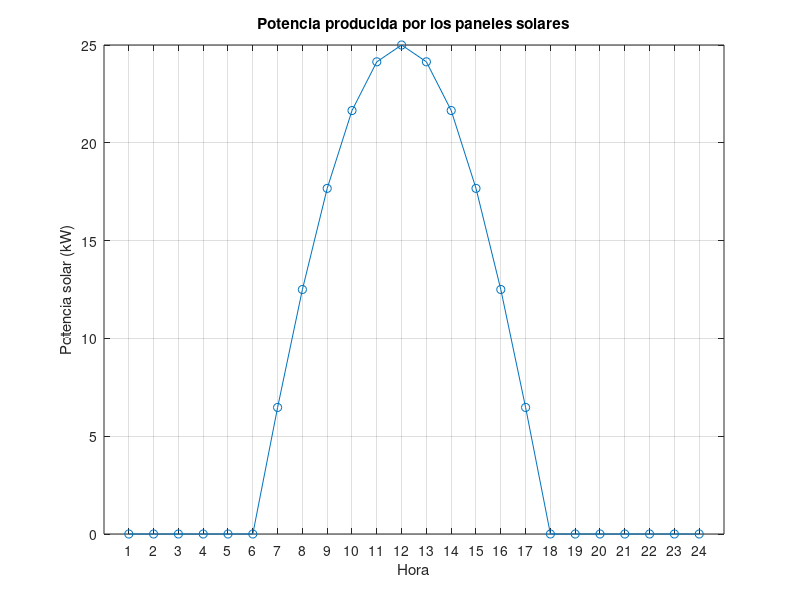
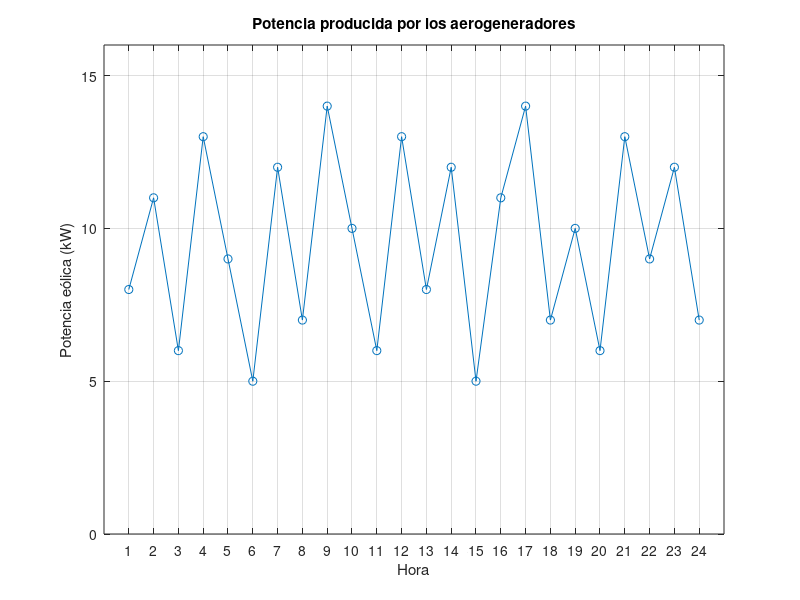
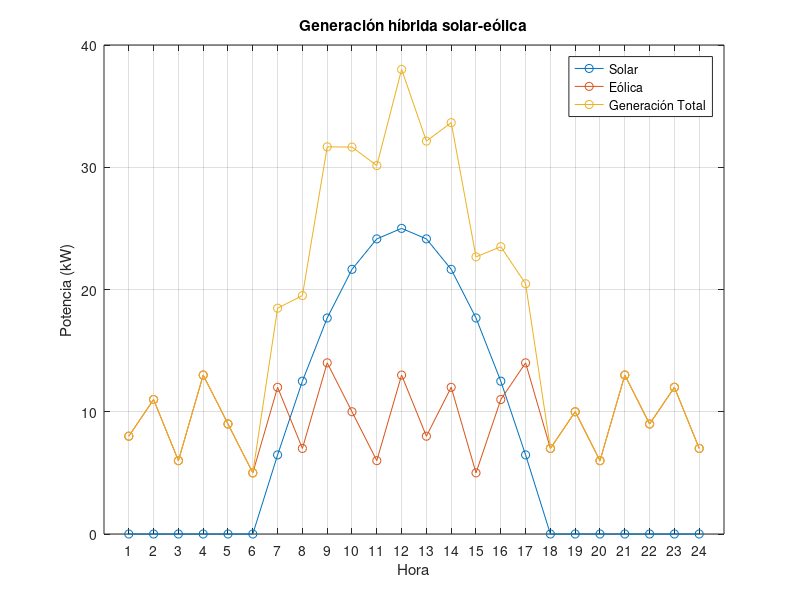
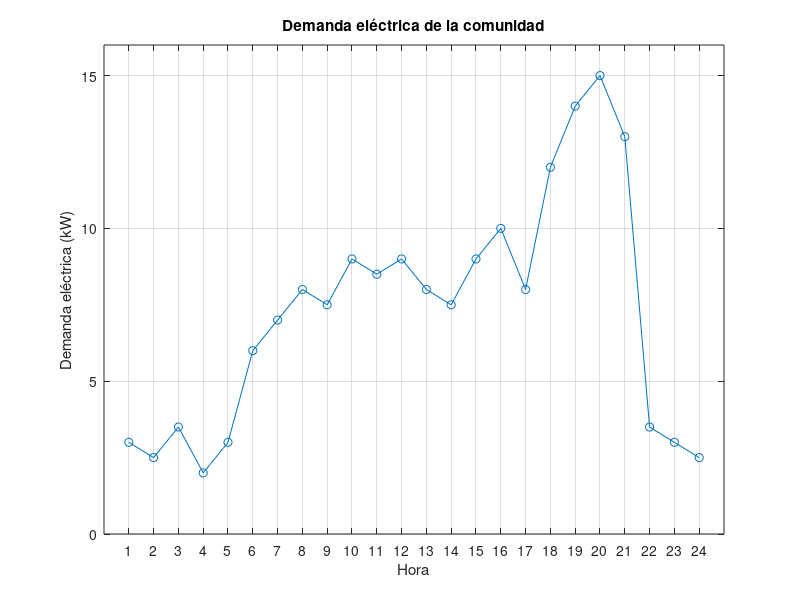

Reproduce these figures in MATLAB, in order.
%Horas de funcionamiento y uso del Sistema
Horas = 1:24;
% Potencia solar generada en funcion de horas del sistema
P_solar = [0 0 0 0 0 0 6.47 12.5 17.67 21.65 24.14 25 24.14 21.65 17.67 12.5 6.47 0 0 0 0 0 0 0];
% Potencia eolica generada en funcion de horas del sistema
P_eolica = [8 11 6 13 9 5 12 7 14 10 6 13 8 12 5 11 14 7 10 6 13 9 12 7];
%Potencia total del sistema (solar + eolica)
P_total = P_solar + P_eolica;

P_demanda = [3 2.5 3.5 2 3 ...      % Horas 1-5
    6 7 8 7.5 9 8.5 ...   % Horas 6-11
    9 8 7.5 9 10 8 ...    % Horas 12-17
    12 14 15 13 ...       % Horas 18-21
    3.5 3 2.5];           % Horas 22-24

figure;
%Crea la ventana para mostrar la grafica de la potencia solar
plot(Horas, P_solar, '-o');
%Dibujar el gráfico de la potencia solar con las horas en el eje x, la
%potencia en el eje "y" con linea continua (-) y circulos como las marcas
%de la gráfica (o)
xlabel('Hora');
%Etiqueta del eje x
ylabel('Potencia solar (kW)');
%Etiqueta del eje y
title('Potencia producida por los paneles solares');
%Titulo del gráfico
xticks(1:24);
%Establece las marcas en el eje x de 1 hasta 24
grid on;
%Activa la rejilla de la gráfica

figure;
%Crea la ventana para mostrar la grafica de la potencia eolica
plot(Horas, P_eolica, '-o');
%Dibujar el gráfico de la potencia eolica con las horas en el eje x, la
%potencia en el eje "y" con linea continua (-) y circulos como las marcas
%de la gráfica (o)
xlabel('Hora');
%Etiqueta del eje x
ylabel('Potencia eólica (kW)');
%Etiqueta del eje y
title('Potencia producida por los aerogeneradores');
%Titulo de la gráfica
xticks(1:24);
%Establece las marcas en el eje x de 1 hasta 24
ylim([0 16]);
%Limita de 0 a 16 los valores del eje y
grid on;
%Activa las rejilla del la gráfica


figure;
%Crea la ventana para mostrar la grafica de la potencia solar + eolica
plot(Horas, P_solar, '-o');
%Traza en el gráfico la potencia solar con sus horas
hold on;
%Le dice a matlab que conserve lo que ya está dibujado y no lo borre
plot(Horas, P_eolica, '-o');
%Traza en el gráfico la potencia eolica con sus horas
plot(Horas, P_total, '-o');
%Traza en el gráfico la potencia solar + eolica
xlabel('Hora');
%Etiqueta del eje x
ylabel('Potencia (kW)');
%Etiqueta del eje y
title('Generación híbrida solar-eólica');
%Titulo de la gráfica
legend('Solar', 'Eólica', 'Generación Total');
% Establece un
% indicador visual para diferenciar cada gráfica en la ventana
xticks(1:24);
%Establece las marcas en el eje x de 1 hasta 24
grid on;
%Activa las rejillas del la gráfica

figure;
%Crea la ventana para mostrar la grafica de la potencia demandada
plot(Horas, P_demanda, '-o');
%Traza el gráfico de la demanda energetica del pueblo en cada hora
xlabel('Hora');
%Etiqueta del eje x
ylabel('Demanda eléctrica (kW)');
%Etiqueta del eje y
title('Demanda eléctrica de la comunidad');
%Titulo de la gráfica
xticks(1:24);
%Establece las marcas en el eje x de 1 hasta 24
ylim([0 16]);
%Limita de 0 a 16 los valores del eje y
grid on;
%Activa las rejillas del la gráfica


figure;
%Crea la ventana para mostrar la grafica de la potencia total y la potencia
%demandada
plot(Horas, P_total, '-o');
%Traza el gráfico de la potencia total de la micro red
hold on;
%Le dice a matlab que conserve lo que ya está dibujado y no lo borre
plot(Horas, P_demanda, '-s');
%Traza el gráfico de la demanda de potencia del pueblo
xlabel('Tiempo en horas');
%Etiqueta del eje x
ylabel('Potencia en Kilovatios');
%Etiqueta del eje y
title('Generación Total vs Demanda de la Comunidad');
%Titulo de la gráfica
legend('Generación Total', 'Demanda del Pueblo');
% Establece un indicador visual para diferenciar cada gráfica en la venta
xticks(1:24);
%Establece las marcas en el eje x de 1 hasta 24
grid on;
%Activa las rejillas del la gráfica
